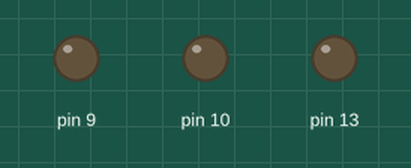
The sketch below on a simulated Arduino Uno, built with avr-gcc and run on an emulated ATmega328P. On the bench: output pins drawn as LEDs (lit = HIGH).

Above: at 0.05 s.
At 9.95 s:
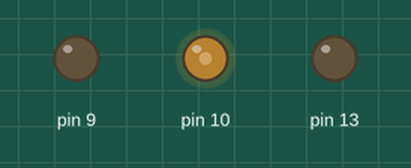
At 19.95 s:
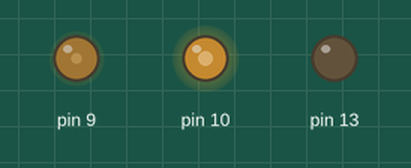
At 39.85 s:
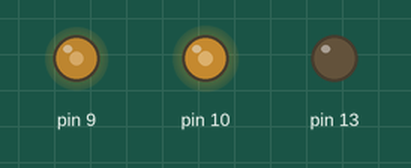
Timing chart, 0 to 40.0 s (numbered marks = the images above):
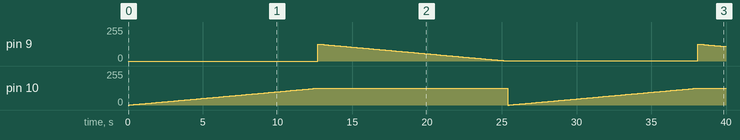

Measured:
- by itself, pin 9: ramps from 127/255 to 1/255 and jumps back, once every 25.4 s
- by itself, pin 10: 0/255 → 1/255 at 0.10 s, → 2/255 0.10 s later, → 3/255 0.10 s later, → 4/255 0.10 s later, … (253 changes in this stretch)

The sketch:

blinkMicroandMiniECT.ino
```cpp
int tempo;
void setup() {
pinMode(13, OUTPUT);
pinMode(10, OUTPUT);
pinMode(9, OUTPUT);
tempo = 0;
}
void loop() {
Intensity('c',10,255);
Intensity('d',9,255);
}
 void LigarLed(int pin, int tempo){
  digitalWrite(pin,HIGH);
  delay(tempo);
 }
 void ApagarLed( int pin, int tempo){
  digitalWrite(pin,LOW);
  delay(tempo);
 }
 void Intensity (char sentido, int pin, int v){
  if(sentido == 'c'){

  if(v > 127){
    v = 127;
  }

  for(int i = 0; i< v; i ++ ){
  analogWrite(pin, i);
  delay(100);
  }
 }
 if(sentido == 'd'){

  if(v > 127){
    v = 127;
  }

  for(int vv = v; vv > 0; vv -- ){
  analogWrite(pin, vv);
  delay(100);
  }
 }
 }
 /*
 //LENTAMENTE COM AO PASSAR DO TEMPO
 digitalWrite(13, HIGH);
 delay(tempo);
 digitalWrite(13, LOW);
 delay(tempo);
 tempo +=1;

  //BATIDA DO CORAÇÃO
  digitalWrite(13, HIGH);
  delay(800);
  digitalWrite(13, LOW);
  delay(200);

  //LIGAR SIMUTANEMENTE
  digitalWrite(9, HIGH);
  analogWrite(10, 0);
  delay(120);
  digitalWrite(9, LOW);
  analogWrite(10, 120);
  delay(120);

  // LIGAR ALTERNADAMENTE
  digitalWrite(9, HIGH);
  analogWrite(10, 0);
  delay(120);
  digitalWrite(9, LOW);
  analogWrite(10, 120);
  delay(120);
  */
```
